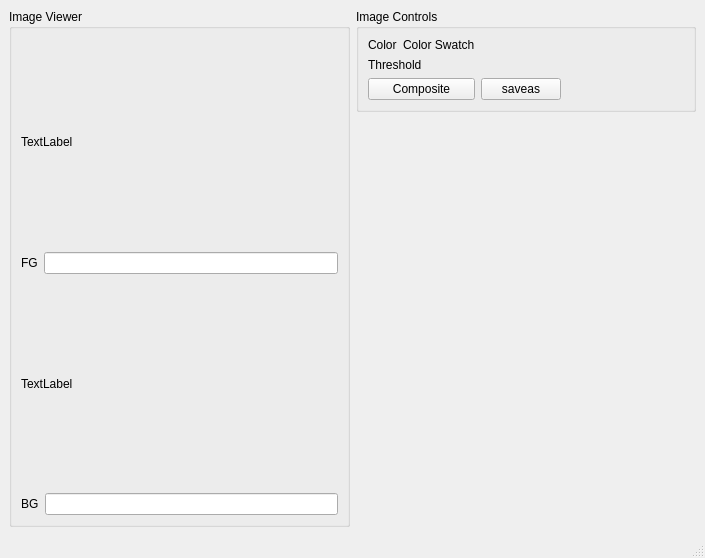
<?xml version="1.0" encoding="UTF-8"?>
<ui version="4.0">
 <class>MainWindow</class>
 <widget class="QMainWindow" name="MainWindow">
  <property name="geometry">
   <rect>
    <x>0</x>
    <y>0</y>
    <width>705</width>
    <height>558</height>
   </rect>
  </property>
  <property name="windowTitle">
   <string>ImageComposite</string>
  </property>
  <widget class="QWidget" name="centralwidget">
   <layout class="QHBoxLayout" name="horizontalLayout">
    <item>
     <widget class="QGroupBox" name="groupBox">
      <property name="title">
       <string>Image Viewer</string>
      </property>
      <property name="flat">
       <bool>false</bool>
      </property>
      <layout class="QVBoxLayout" name="verticalLayout">
       <item>
        <layout class="QGridLayout" name="gridLayout">
         <item row="0" column="0" colspan="2">
          <widget class="QLabel" name="label_2">
           <property name="palette">
            <palette>
             <active>
              <colorrole role="WindowText">
               <brush brushstyle="SolidPattern">
                <color alpha="255">
                 <red>0</red>
                 <green>0</green>
                 <blue>0</blue>
                </color>
               </brush>
              </colorrole>
              <colorrole role="Button">
               <brush brushstyle="SolidPattern">
                <color alpha="255">
                 <red>255</red>
                 <green>0</green>
                 <blue>0</blue>
                </color>
               </brush>
              </colorrole>
              <colorrole role="Light">
               <brush brushstyle="SolidPattern">
                <color alpha="255">
                 <red>255</red>
                 <green>127</green>
                 <blue>127</blue>
                </color>
               </brush>
              </colorrole>
              <colorrole role="Midlight">
               <brush brushstyle="SolidPattern">
                <color alpha="255">
                 <red>255</red>
                 <green>63</green>
                 <blue>63</blue>
                </color>
               </brush>
              </colorrole>
              <colorrole role="Dark">
               <brush brushstyle="SolidPattern">
                <color alpha="255">
                 <red>127</red>
                 <green>0</green>
                 <blue>0</blue>
                </color>
               </brush>
              </colorrole>
              <colorrole role="Mid">
               <brush brushstyle="SolidPattern">
                <color alpha="255">
                 <red>170</red>
                 <green>0</green>
                 <blue>0</blue>
                </color>
               </brush>
              </colorrole>
              <colorrole role="Text">
               <brush brushstyle="SolidPattern">
                <color alpha="255">
                 <red>0</red>
                 <green>0</green>
                 <blue>0</blue>
                </color>
               </brush>
              </colorrole>
              <colorrole role="BrightText">
               <brush brushstyle="SolidPattern">
                <color alpha="255">
                 <red>255</red>
                 <green>255</green>
                 <blue>255</blue>
                </color>
               </brush>
              </colorrole>
              <colorrole role="ButtonText">
               <brush brushstyle="SolidPattern">
                <color alpha="255">
                 <red>0</red>
                 <green>0</green>
                 <blue>0</blue>
                </color>
               </brush>
              </colorrole>
              <colorrole role="Base">
               <brush brushstyle="SolidPattern">
                <color alpha="255">
                 <red>255</red>
                 <green>255</green>
                 <blue>255</blue>
                </color>
               </brush>
              </colorrole>
              <colorrole role="Window">
               <brush brushstyle="SolidPattern">
                <color alpha="255">
                 <red>255</red>
                 <green>0</green>
                 <blue>0</blue>
                </color>
               </brush>
              </colorrole>
              <colorrole role="Shadow">
               <brush brushstyle="SolidPattern">
                <color alpha="255">
                 <red>0</red>
                 <green>0</green>
                 <blue>0</blue>
                </color>
               </brush>
              </colorrole>
              <colorrole role="AlternateBase">
               <brush brushstyle="SolidPattern">
                <color alpha="255">
                 <red>255</red>
                 <green>127</green>
                 <blue>127</blue>
                </color>
               </brush>
              </colorrole>
              <colorrole role="ToolTipBase">
               <brush brushstyle="SolidPattern">
                <color alpha="255">
                 <red>255</red>
                 <green>255</green>
                 <blue>220</blue>
                </color>
               </brush>
              </colorrole>
              <colorrole role="ToolTipText">
               <brush brushstyle="SolidPattern">
                <color alpha="255">
                 <red>0</red>
                 <green>0</green>
                 <blue>0</blue>
                </color>
               </brush>
              </colorrole>
             </active>
             <inactive>
              <colorrole role="WindowText">
               <brush brushstyle="SolidPattern">
                <color alpha="255">
                 <red>0</red>
                 <green>0</green>
                 <blue>0</blue>
                </color>
               </brush>
              </colorrole>
              <colorrole role="Button">
               <brush brushstyle="SolidPattern">
                <color alpha="255">
                 <red>255</red>
                 <green>0</green>
                 <blue>0</blue>
                </color>
               </brush>
              </colorrole>
              <colorrole role="Light">
               <brush brushstyle="SolidPattern">
                <color alpha="255">
                 <red>255</red>
                 <green>127</green>
                 <blue>127</blue>
                </color>
               </brush>
              </colorrole>
              <colorrole role="Midlight">
               <brush brushstyle="SolidPattern">
                <color alpha="255">
                 <red>255</red>
                 <green>63</green>
                 <blue>63</blue>
                </color>
               </brush>
              </colorrole>
              <colorrole role="Dark">
               <brush brushstyle="SolidPattern">
                <color alpha="255">
                 <red>127</red>
                 <green>0</green>
                 <blue>0</blue>
                </color>
               </brush>
              </colorrole>
              <colorrole role="Mid">
               <brush brushstyle="SolidPattern">
                <color alpha="255">
                 <red>170</red>
                 <green>0</green>
                 <blue>0</blue>
                </color>
               </brush>
              </colorrole>
              <colorrole role="Text">
               <brush brushstyle="SolidPattern">
                <color alpha="255">
                 <red>0</red>
                 <green>0</green>
                 <blue>0</blue>
                </color>
               </brush>
              </colorrole>
              <colorrole role="BrightText">
               <brush brushstyle="SolidPattern">
                <color alpha="255">
                 <red>255</red>
                 <green>255</green>
                 <blue>255</blue>
                </color>
               </brush>
              </colorrole>
              <colorrole role="ButtonText">
               <brush brushstyle="SolidPattern">
                <color alpha="255">
                 <red>0</red>
                 <green>0</green>
                 <blue>0</blue>
                </color>
               </brush>
              </colorrole>
              <colorrole role="Base">
               <brush brushstyle="SolidPattern">
                <color alpha="255">
                 <red>255</red>
                 <green>255</green>
                 <blue>255</blue>
                </color>
               </brush>
              </colorrole>
              <colorrole role="Window">
               <brush brushstyle="SolidPattern">
                <color alpha="255">
                 <red>255</red>
                 <green>0</green>
                 <blue>0</blue>
                </color>
               </brush>
              </colorrole>
              <colorrole role="Shadow">
               <brush brushstyle="SolidPattern">
                <color alpha="255">
                 <red>0</red>
                 <green>0</green>
                 <blue>0</blue>
                </color>
               </brush>
              </colorrole>
              <colorrole role="AlternateBase">
               <brush brushstyle="SolidPattern">
                <color alpha="255">
                 <red>255</red>
                 <green>127</green>
                 <blue>127</blue>
                </color>
               </brush>
              </colorrole>
              <colorrole role="ToolTipBase">
               <brush brushstyle="SolidPattern">
                <color alpha="255">
                 <red>255</red>
                 <green>255</green>
                 <blue>220</blue>
                </color>
               </brush>
              </colorrole>
              <colorrole role="ToolTipText">
               <brush brushstyle="SolidPattern">
                <color alpha="255">
                 <red>0</red>
                 <green>0</green>
                 <blue>0</blue>
                </color>
               </brush>
              </colorrole>
             </inactive>
             <disabled>
              <colorrole role="WindowText">
               <brush brushstyle="SolidPattern">
                <color alpha="255">
                 <red>127</red>
                 <green>0</green>
                 <blue>0</blue>
                </color>
               </brush>
              </colorrole>
              <colorrole role="Button">
               <brush brushstyle="SolidPattern">
                <color alpha="255">
                 <red>255</red>
                 <green>0</green>
                 <blue>0</blue>
                </color>
               </brush>
              </colorrole>
              <colorrole role="Light">
               <brush brushstyle="SolidPattern">
                <color alpha="255">
                 <red>255</red>
                 <green>127</green>
                 <blue>127</blue>
                </color>
               </brush>
              </colorrole>
              <colorrole role="Midlight">
               <brush brushstyle="SolidPattern">
                <color alpha="255">
                 <red>255</red>
                 <green>63</green>
                 <blue>63</blue>
                </color>
               </brush>
              </colorrole>
              <colorrole role="Dark">
               <brush brushstyle="SolidPattern">
                <color alpha="255">
                 <red>127</red>
                 <green>0</green>
                 <blue>0</blue>
                </color>
               </brush>
              </colorrole>
              <colorrole role="Mid">
               <brush brushstyle="SolidPattern">
                <color alpha="255">
                 <red>170</red>
                 <green>0</green>
                 <blue>0</blue>
                </color>
               </brush>
              </colorrole>
              <colorrole role="Text">
               <brush brushstyle="SolidPattern">
                <color alpha="255">
                 <red>127</red>
                 <green>0</green>
                 <blue>0</blue>
                </color>
               </brush>
              </colorrole>
              <colorrole role="BrightText">
               <brush brushstyle="SolidPattern">
                <color alpha="255">
                 <red>255</red>
                 <green>255</green>
                 <blue>255</blue>
                </color>
               </brush>
              </colorrole>
              <colorrole role="ButtonText">
               <brush brushstyle="SolidPattern">
                <color alpha="255">
                 <red>127</red>
                 <green>0</green>
                 <blue>0</blue>
                </color>
               </brush>
              </colorrole>
              <colorrole role="Base">
               <brush brushstyle="SolidPattern">
                <color alpha="255">
                 <red>255</red>
                 <green>0</green>
                 <blue>0</blue>
                </color>
               </brush>
              </colorrole>
              <colorrole role="Window">
               <brush brushstyle="SolidPattern">
                <color alpha="255">
                 <red>255</red>
                 <green>0</green>
                 <blue>0</blue>
                </color>
               </brush>
              </colorrole>
              <colorrole role="Shadow">
               <brush brushstyle="SolidPattern">
                <color alpha="255">
                 <red>0</red>
                 <green>0</green>
                 <blue>0</blue>
                </color>
               </brush>
              </colorrole>
              <colorrole role="AlternateBase">
               <brush brushstyle="SolidPattern">
                <color alpha="255">
                 <red>255</red>
                 <green>0</green>
                 <blue>0</blue>
                </color>
               </brush>
              </colorrole>
              <colorrole role="ToolTipBase">
               <brush brushstyle="SolidPattern">
                <color alpha="255">
                 <red>255</red>
                 <green>255</green>
                 <blue>220</blue>
                </color>
               </brush>
              </colorrole>
              <colorrole role="ToolTipText">
               <brush brushstyle="SolidPattern">
                <color alpha="255">
                 <red>0</red>
                 <green>0</green>
                 <blue>0</blue>
                </color>
               </brush>
              </colorrole>
             </disabled>
            </palette>
           </property>
           <property name="text">
            <string>TextLabel</string>
           </property>
          </widget>
         </item>
         <item row="1" column="0">
          <widget class="QLabel" name="label">
           <property name="text">
            <string>FG</string>
           </property>
          </widget>
         </item>
         <item row="1" column="1">
          <widget class="QLineEdit" name="lineEdit"/>
         </item>
        </layout>
       </item>
       <item>
        <layout class="QGridLayout" name="gridLayout_2">
         <item row="0" column="0" colspan="2">
          <widget class="QLabel" name="label_3">
           <property name="palette">
            <palette>
             <active>
              <colorrole role="WindowText">
               <brush brushstyle="SolidPattern">
                <color alpha="255">
                 <red>0</red>
                 <green>0</green>
                 <blue>0</blue>
                </color>
               </brush>
              </colorrole>
              <colorrole role="Button">
               <brush brushstyle="SolidPattern">
                <color alpha="255">
                 <red>255</red>
                 <green>0</green>
                 <blue>0</blue>
                </color>
               </brush>
              </colorrole>
              <colorrole role="Light">
               <brush brushstyle="SolidPattern">
                <color alpha="255">
                 <red>255</red>
                 <green>127</green>
                 <blue>127</blue>
                </color>
               </brush>
              </colorrole>
              <colorrole role="Midlight">
               <brush brushstyle="SolidPattern">
                <color alpha="255">
                 <red>255</red>
                 <green>63</green>
                 <blue>63</blue>
                </color>
               </brush>
              </colorrole>
              <colorrole role="Dark">
               <brush brushstyle="SolidPattern">
                <color alpha="255">
                 <red>127</red>
                 <green>0</green>
                 <blue>0</blue>
                </color>
               </brush>
              </colorrole>
              <colorrole role="Mid">
               <brush brushstyle="SolidPattern">
                <color alpha="255">
                 <red>170</red>
                 <green>0</green>
                 <blue>0</blue>
                </color>
               </brush>
              </colorrole>
              <colorrole role="Text">
               <brush brushstyle="SolidPattern">
                <color alpha="255">
                 <red>0</red>
                 <green>0</green>
                 <blue>0</blue>
                </color>
               </brush>
              </colorrole>
              <colorrole role="BrightText">
               <brush brushstyle="SolidPattern">
                <color alpha="255">
                 <red>255</red>
                 <green>255</green>
                 <blue>255</blue>
                </color>
               </brush>
              </colorrole>
              <colorrole role="ButtonText">
               <brush brushstyle="SolidPattern">
                <color alpha="255">
                 <red>0</red>
                 <green>0</green>
                 <blue>0</blue>
                </color>
               </brush>
              </colorrole>
              <colorrole role="Base">
               <brush brushstyle="SolidPattern">
                <color alpha="255">
                 <red>255</red>
                 <green>255</green>
                 <blue>255</blue>
                </color>
               </brush>
              </colorrole>
              <colorrole role="Window">
               <brush brushstyle="SolidPattern">
                <color alpha="255">
                 <red>255</red>
                 <green>0</green>
                 <blue>0</blue>
                </color>
               </brush>
              </colorrole>
              <colorrole role="Shadow">
               <brush brushstyle="SolidPattern">
                <color alpha="255">
                 <red>0</red>
                 <green>0</green>
                 <blue>0</blue>
                </color>
               </brush>
              </colorrole>
              <colorrole role="AlternateBase">
               <brush brushstyle="SolidPattern">
                <color alpha="255">
                 <red>255</red>
                 <green>127</green>
                 <blue>127</blue>
                </color>
               </brush>
              </colorrole>
              <colorrole role="ToolTipBase">
               <brush brushstyle="SolidPattern">
                <color alpha="255">
                 <red>255</red>
                 <green>255</green>
                 <blue>220</blue>
                </color>
               </brush>
              </colorrole>
              <colorrole role="ToolTipText">
               <brush brushstyle="SolidPattern">
                <color alpha="255">
                 <red>0</red>
                 <green>0</green>
                 <blue>0</blue>
                </color>
               </brush>
              </colorrole>
             </active>
             <inactive>
              <colorrole role="WindowText">
               <brush brushstyle="SolidPattern">
                <color alpha="255">
                 <red>0</red>
                 <green>0</green>
                 <blue>0</blue>
                </color>
               </brush>
              </colorrole>
              <colorrole role="Button">
               <brush brushstyle="SolidPattern">
                <color alpha="255">
                 <red>255</red>
                 <green>0</green>
                 <blue>0</blue>
                </color>
               </brush>
              </colorrole>
              <colorrole role="Light">
               <brush brushstyle="SolidPattern">
                <color alpha="255">
                 <red>255</red>
                 <green>127</green>
                 <blue>127</blue>
                </color>
               </brush>
              </colorrole>
              <colorrole role="Midlight">
               <brush brushstyle="SolidPattern">
                <color alpha="255">
                 <red>255</red>
                 <green>63</green>
                 <blue>63</blue>
                </color>
               </brush>
              </colorrole>
              <colorrole role="Dark">
               <brush brushstyle="SolidPattern">
                <color alpha="255">
                 <red>127</red>
                 <green>0</green>
                 <blue>0</blue>
                </color>
               </brush>
              </colorrole>
              <colorrole role="Mid">
               <brush brushstyle="SolidPattern">
                <color alpha="255">
                 <red>170</red>
                 <green>0</green>
                 <blue>0</blue>
                </color>
               </brush>
              </colorrole>
              <colorrole role="Text">
               <brush brushstyle="SolidPattern">
                <color alpha="255">
                 <red>0</red>
                 <green>0</green>
                 <blue>0</blue>
                </color>
               </brush>
              </colorrole>
              <colorrole role="BrightText">
               <brush brushstyle="SolidPattern">
                <color alpha="255">
                 <red>255</red>
                 <green>255</green>
                 <blue>255</blue>
                </color>
               </brush>
              </colorrole>
              <colorrole role="ButtonText">
               <brush brushstyle="SolidPattern">
                <color alpha="255">
                 <red>0</red>
                 <green>0</green>
                 <blue>0</blue>
                </color>
               </brush>
              </colorrole>
              <colorrole role="Base">
               <brush brushstyle="SolidPattern">
                <color alpha="255">
                 <red>255</red>
                 <green>255</green>
                 <blue>255</blue>
                </color>
               </brush>
              </colorrole>
              <colorrole role="Window">
               <brush brushstyle="SolidPattern">
                <color alpha="255">
                 <red>255</red>
                 <green>0</green>
                 <blue>0</blue>
                </color>
               </brush>
              </colorrole>
              <colorrole role="Shadow">
               <brush brushstyle="SolidPattern">
                <color alpha="255">
                 <red>0</red>
                 <green>0</green>
                 <blue>0</blue>
                </color>
               </brush>
              </colorrole>
              <colorrole role="AlternateBase">
               <brush brushstyle="SolidPattern">
                <color alpha="255">
                 <red>255</red>
                 <green>127</green>
                 <blue>127</blue>
                </color>
               </brush>
              </colorrole>
              <colorrole role="ToolTipBase">
               <brush brushstyle="SolidPattern">
                <color alpha="255">
                 <red>255</red>
                 <green>255</green>
                 <blue>220</blue>
                </color>
               </brush>
              </colorrole>
              <colorrole role="ToolTipText">
               <brush brushstyle="SolidPattern">
                <color alpha="255">
                 <red>0</red>
                 <green>0</green>
                 <blue>0</blue>
                </color>
               </brush>
              </colorrole>
             </inactive>
             <disabled>
              <colorrole role="WindowText">
               <brush brushstyle="SolidPattern">
                <color alpha="255">
                 <red>127</red>
                 <green>0</green>
                 <blue>0</blue>
                </color>
               </brush>
              </colorrole>
              <colorrole role="Button">
               <brush brushstyle="SolidPattern">
                <color alpha="255">
                 <red>255</red>
                 <green>0</green>
                 <blue>0</blue>
                </color>
               </brush>
              </colorrole>
              <colorrole role="Light">
               <brush brushstyle="SolidPattern">
                <color alpha="255">
                 <red>255</red>
                 <green>127</green>
                 <blue>127</blue>
                </color>
               </brush>
              </colorrole>
              <colorrole role="Midlight">
               <brush brushstyle="SolidPattern">
                <color alpha="255">
                 <red>255</red>
                 <green>63</green>
                 <blue>63</blue>
                </color>
               </brush>
              </colorrole>
              <colorrole role="Dark">
               <brush brushstyle="SolidPattern">
                <color alpha="255">
                 <red>127</red>
                 <green>0</green>
                 <blue>0</blue>
                </color>
               </brush>
              </colorrole>
              <colorrole role="Mid">
               <brush brushstyle="SolidPattern">
                <color alpha="255">
                 <red>170</red>
                 <green>0</green>
                 <blue>0</blue>
                </color>
               </brush>
              </colorrole>
              <colorrole role="Text">
               <brush brushstyle="SolidPattern">
                <color alpha="255">
                 <red>127</red>
                 <green>0</green>
                 <blue>0</blue>
                </color>
               </brush>
              </colorrole>
              <colorrole role="BrightText">
               <brush brushstyle="SolidPattern">
                <color alpha="255">
                 <red>255</red>
                 <green>255</green>
                 <blue>255</blue>
                </color>
               </brush>
              </colorrole>
              <colorrole role="ButtonText">
               <brush brushstyle="SolidPattern">
                <color alpha="255">
                 <red>127</red>
                 <green>0</green>
                 <blue>0</blue>
                </color>
               </brush>
              </colorrole>
              <colorrole role="Base">
               <brush brushstyle="SolidPattern">
                <color alpha="255">
                 <red>255</red>
                 <green>0</green>
                 <blue>0</blue>
                </color>
               </brush>
              </colorrole>
              <colorrole role="Window">
               <brush brushstyle="SolidPattern">
                <color alpha="255">
                 <red>255</red>
                 <green>0</green>
                 <blue>0</blue>
                </color>
               </brush>
              </colorrole>
              <colorrole role="Shadow">
               <brush brushstyle="SolidPattern">
                <color alpha="255">
                 <red>0</red>
                 <green>0</green>
                 <blue>0</blue>
                </color>
               </brush>
              </colorrole>
              <colorrole role="AlternateBase">
               <brush brushstyle="SolidPattern">
                <color alpha="255">
                 <red>255</red>
                 <green>0</green>
                 <blue>0</blue>
                </color>
               </brush>
              </colorrole>
              <colorrole role="ToolTipBase">
               <brush brushstyle="SolidPattern">
                <color alpha="255">
                 <red>255</red>
                 <green>255</green>
                 <blue>220</blue>
                </color>
               </brush>
              </colorrole>
              <colorrole role="ToolTipText">
               <brush brushstyle="SolidPattern">
                <color alpha="255">
                 <red>0</red>
                 <green>0</green>
                 <blue>0</blue>
                </color>
               </brush>
              </colorrole>
             </disabled>
            </palette>
           </property>
           <property name="text">
            <string>TextLabel</string>
           </property>
          </widget>
         </item>
         <item row="1" column="0">
          <widget class="QLabel" name="label_4">
           <property name="text">
            <string>BG</string>
           </property>
          </widget>
         </item>
         <item row="1" column="1">
          <widget class="QLineEdit" name="lineEdit_2"/>
         </item>
        </layout>
       </item>
      </layout>
     </widget>
    </item>
    <item>
     <layout class="QVBoxLayout" name="verticalLayout_3">
      <item>
       <widget class="QGroupBox" name="groupBox_2">
        <property name="title">
         <string>Image Controls</string>
        </property>
        <layout class="QVBoxLayout" name="verticalLayout_2">
         <item>
          <layout class="QGridLayout" name="gridLayout_3">
           <item row="0" column="1">
            <widget class="QLabel" name="label_6">
             <property name="text">
              <string>Color Swatch</string>
             </property>
            </widget>
           </item>
           <item row="1" column="0" colspan="2">
            <widget class="QLabel" name="label_7">
             <property name="text">
              <string>Threshold</string>
             </property>
            </widget>
           </item>
           <item row="2" column="0" colspan="2">
            <widget class="QPushButton" name="pushButton">
             <property name="text">
              <string>Composite</string>
             </property>
            </widget>
           </item>
           <item row="0" column="0">
            <widget class="QLabel" name="label_5">
             <property name="text">
              <string>Color</string>
             </property>
            </widget>
           </item>
           <item row="2" column="3">
            <spacer name="horizontalSpacer">
             <property name="orientation">
              <enum>Qt::Horizontal</enum>
             </property>
             <property name="sizeHint" stdset="0">
              <size>
               <width>40</width>
               <height>20</height>
              </size>
             </property>
            </spacer>
           </item>
           <item row="2" column="2">
            <widget class="QPushButton" name="pushButton_2">
             <property name="text">
              <string>saveas</string>
             </property>
            </widget>
           </item>
           <item row="1" column="2">
            <widget class="Phonon::SeekSlider" name="seekSlider"/>
           </item>
          </layout>
         </item>
        </layout>
       </widget>
      </item>
      <item>
       <spacer name="verticalSpacer">
        <property name="orientation">
         <enum>Qt::Vertical</enum>
        </property>
        <property name="sizeHint" stdset="0">
         <size>
          <width>20</width>
          <height>40</height>
         </size>
        </property>
       </spacer>
      </item>
     </layout>
    </item>
   </layout>
  </widget>
  <widget class="QMenuBar" name="menubar">
   <property name="geometry">
    <rect>
     <x>0</x>
     <y>0</y>
     <width>705</width>
     <height>21</height>
    </rect>
   </property>
  </widget>
  <widget class="QStatusBar" name="statusbar"/>
 </widget>
 <customwidgets>
  <customwidget>
   <class>Phonon::SeekSlider</class>
   <extends>QWidget</extends>
   <header location="global">phonon/seekslider.h</header>
  </customwidget>
 </customwidgets>
 <resources/>
 <connections/>
</ui>
